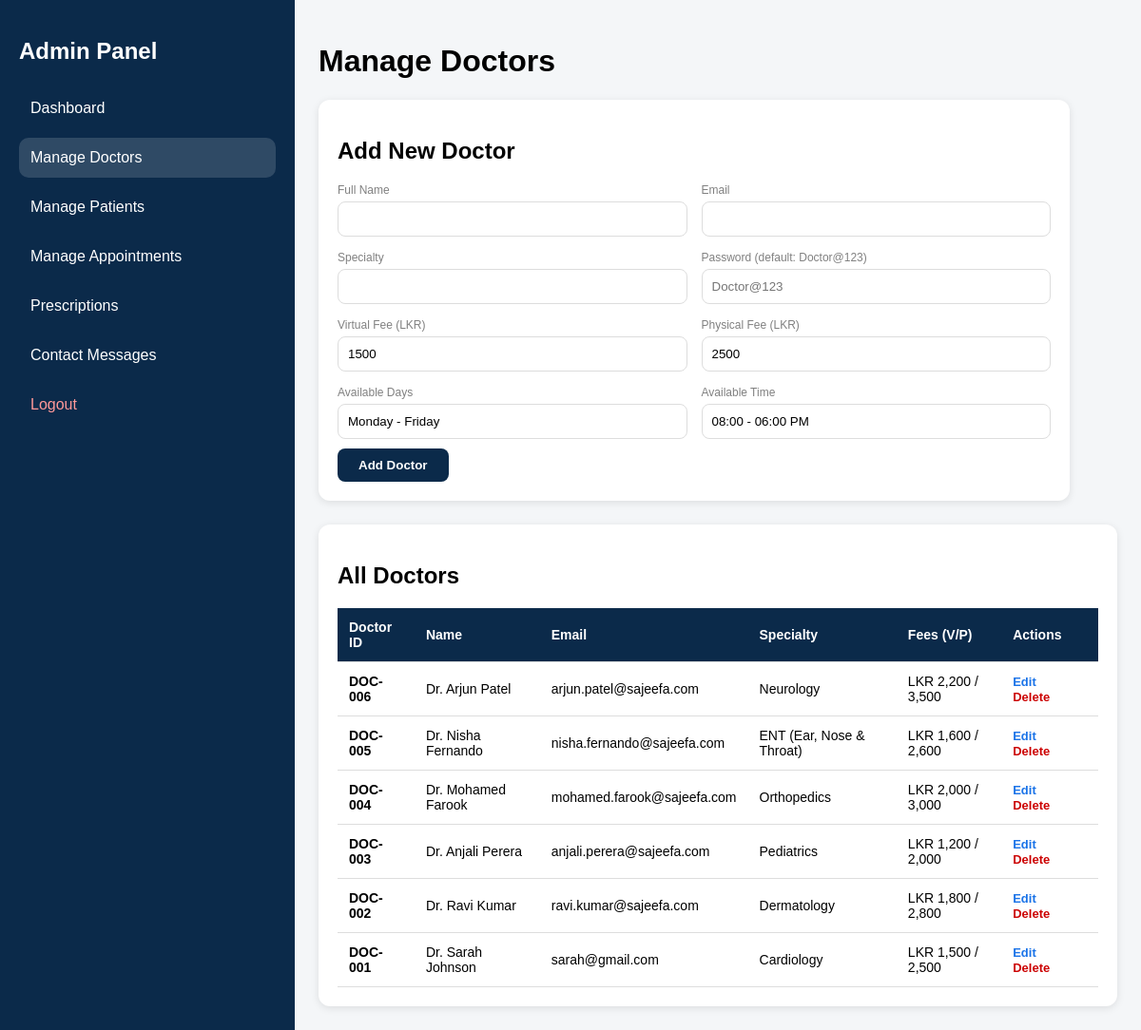
/admin/doctors.php (signed in), run on the app's committed database.
### tables this page shows
CREATE TABLE IF NOT EXISTS doctors (
    id INT AUTO_INCREMENT PRIMARY KEY,
    doctor_id VARCHAR(10) UNIQUE NOT NULL,     
    full_name VARCHAR(100) NOT NULL,
    email VARCHAR(100) UNIQUE NOT NULL,
    password VARCHAR(255) NOT NULL,
    specialty VARCHAR(100) DEFAULT 'General',
    virtual_fee INT DEFAULT 1500,
    physical_fee INT DEFAULT 2500,
    available_days VARCHAR(100) DEFAULT 'Monday - Friday',
    available_time VARCHAR(100) DEFAULT '08:00 - 06:00 PM',
    profile_image VARCHAR(255) DEFAULT 'drprofile.jpeg',
    created_at TIMESTAMP DEFAULT CURRENT_TIMESTAMP
);

### admin/doctors.php (the view, shortened to what this page needs)
<?php
require_once '../includes/admin_auth.php';
require_once '../includes/db.php';
$edit_doctor = null;
$doctors = $conn->query("SELECT * FROM doctors ORDER BY id DESC")->fetch_all(MYSQLI_ASSOC);
?>
<!DOCTYPE html>
<html lang="en">
<head>
</head>
<body>
<div class="container">
<div class="main">
    <h1>Manage Doctors</h1>
    <div class="form-box">
        <h2><?= $edit_doctor ? 'Edit Doctor: ' . htmlspecialchars($edit_doctor['doctor_id']) : 'Add New Doctor' ?></h2>
        <form method="POST">
            <div class="form-grid">
                <div>
                    <label>Full Name</label>
                    <input type="text" name="full_name" required value="<?= htmlspecialchars($edit_doctor['full_name'] ?? '') ?>">
                </div>
                <div>
                    <label>Email</label>
                    <input type="email" name="email" required value="<?= htmlspecialchars($edit_doctor['email'] ?? '') ?>">
                </div>
                <div>
                    <label>Specialty</label>
                    <input type="text" name="specialty" required value="<?= htmlspecialchars($edit_doctor['specialty'] ?? '') ?>">
                </div>
                <div>
                    <label>Password <?= $edit_doctor ? '(leave blank to keep current)' : '(default: Doctor@123)' ?></label>
                    <input type="text" name="password" placeholder="<?= $edit_doctor ? 'Leave blank to keep current' : 'Doctor@123' ?>">
                </div>
                <div>
                    <label>Virtual Fee (LKR)</label>
                    <input type="number" name="virtual_fee" value="<?= htmlspecialchars($edit_doctor['virtual_fee'] ?? 1500) ?>">
                </div>
                <div>
                    <label>Physical Fee (LKR)</label>
                    <input type="number" name="physical_fee" value="<?= htmlspecialchars($edit_doctor['physical_fee'] ?? 2500) ?>">
                </div>
                <div>
                    <label>Available Days</label>
                    <input type="text" name="available_days" value="<?= htmlspecialchars($edit_doctor['available_days'] ?? 'Monday - Friday') ?>">
                </div>
                <div>
                    <label>Available Time</label>
                    <input type="text" name="available_time" value="<?= htmlspecialchars($edit_doctor['available_time'] ?? '08:00 - 06:00 PM') ?>">
                </div>
            </div>
            <button type="submit" class="btn btn-primary"><?= $edit_doctor ? 'Update Doctor' : 'Add Doctor' ?></button>
        </form>
    </div>
    <div class="table-box">
        <h2>All Doctors</h2>
        <table>
            <thead>
                <tr>
                    <th>Doctor ID</th>
                    <th>Name</th>
                    <th>Email</th>
                    <th>Specialty</th>
                    <th>Fees (V/P)</th>
                    <th>Actions</th>
                </tr>
            </thead>
            <tbody>
            <?php if (empty($doctors)): ?>
                <tr><td colspan="6" style="text-align:center;color:#666;">No doctors yet</td></tr>
            <?php else: foreach ($doctors as $d): ?>
                <tr>
                    <td><b><?= htmlspecialchars($d['doctor_id']) ?></b></td>
                    <td><?= htmlspecialchars($d['full_name']) ?></td>
                    <td><?= htmlspecialchars($d['email']) ?></td>
                    <td><?= htmlspecialchars($d['specialty']) ?></td>
                    <td>LKR <?= number_format($d['virtual_fee']) ?> / <?= number_format($d['physical_fee']) ?></td>
                    <td>
                        <a href="?edit=<?= urlencode($d['doctor_id']) ?>" class="action-link edit-link">Edit</a>
                        <a href="?delete=<?= urlencode($d['doctor_id']) ?>" class="action-link del-link" onclick="return confirm('Delete this doctor? This cannot be undone.')">Delete</a>
                    </td>
                </tr>
            <?php endforeach; endif; ?>
            </tbody>
        </table>
    </div>
</div>
</div>
</body>
</html>

### admin/doctors.php (style rules this page uses)
body { margin:0; font-family:Arial,sans-serif; background:#f4f6f8; }
.container { display:flex; min-height:100vh; }
.main { flex:1; padding:25px; }
.form-box { background:white; padding:20px; border-radius:12px; box-shadow:0 2px 8px rgba(0,0,0,0.1); max-width:750px; margin-bottom:25px; }
.form-grid { display:grid; grid-template-columns:1fr 1fr; gap:15px; }
.form-grid label { font-size:12px; color:gray; display:block; margin-bottom:5px; }
.form-grid input { width:100%; padding:10px; border:1px solid #ddd; border-radius:8px; box-sizing:border-box; }
.btn { padding:10px 22px; border-radius:8px; font-weight:bold; cursor:pointer; border:none; margin-top:10px; }
.btn-primary { background:#0b2a4a; color:white; }
.table-box { background:white; padding:20px; border-radius:12px; box-shadow:0 2px 8px rgba(0,0,0,0.1); overflow-x:auto; }
table { width:100%; border-collapse:collapse; }
table th, table td { padding:12px; border-bottom:1px solid #ddd; text-align:left; font-size:14px; }
table th { background:#0b2a4a; color:white; }
.action-link { margin-right:12px; font-weight:bold; text-decoration:none; font-size:13px; }
.edit-link { color:#1a73e8; }
.del-link { color:#c00; }

### data on the page
doctors: doctor "DOC-006", full_name "Dr. Arjun Patel", email "arjun.patel@sajeefa.com", specialty "Neurology", virtual_fee "2,200", physical_fee "3,500"
doctors: doctor "DOC-005", full_name "Dr. Nisha Fernando", email "nisha.fernando@sajeefa.com", specialty "ENT (Ear, Nose & Throat)", virtual_fee "1,600", physical_fee "2,600"
doctors: doctor "DOC-004", full_name "Dr. Mohamed Farook", email "mohamed.farook@sajeefa.com", specialty "Orthopedics", virtual_fee "2,000", physical_fee "3,000"
doctors: doctor "DOC-003", full_name "Dr. Anjali Perera", email "anjali.perera@sajeefa.com", specialty "Pediatrics", virtual_fee "1,200", physical_fee "2,000"
doctors: doctor "DOC-002", full_name "Dr. Ravi Kumar", email "ravi.kumar@sajeefa.com", specialty "Dermatology", virtual_fee "1,800", physical_fee "2,800"
doctors: doctor "DOC-001", full_name "Dr. Sarah Johnson", email "sarah@gmail.com", specialty "Cardiology", virtual_fee "1,500", physical_fee "2,500"

### other printed values
$label "Dashboard"
$label "Manage Doctors"
$label "Manage Patients"
$label "Manage Appointments"
$label "Prescriptions"
$label "Contact Messages"
